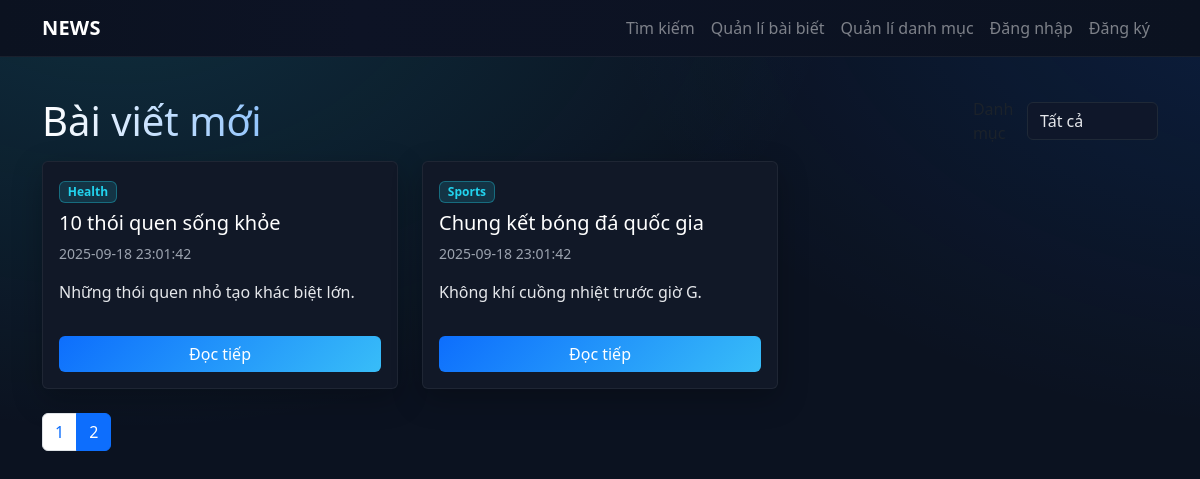
Screenshot of /?cat=0&page=2 with the database file from the repository.
### tables this page shows
CREATE TABLE `articles` (
  `article_id` int(11) NOT NULL,
  `user_id` int(11) NOT NULL,
  `category_id` int(11) DEFAULT NULL,
  `title` varchar(255) NOT NULL,
  `summary` text DEFAULT NULL,
  `status` enum('draft','published','archived') DEFAULT 'draft',
  `created_at` datetime DEFAULT current_timestamp(),
  `updated_at` datetime DEFAULT current_timestamp() ON UPDATE current_timestamp()
);

CREATE TABLE `categories` (
  `category_id` int(11) NOT NULL,
  `category_name` varchar(100) NOT NULL,
  `description` text DEFAULT NULL
);

### app/Core/Controller.php (called while the page is built, shortened)
<?php
class Controller
{
    protected function view(string $template, array $data = []): void
    {
        extract($data);
        $baseUrl = (require __DIR__ . '/../Config/config.php')['app']['base_url'];
        include __DIR__ . '/../Views/layout/header.php';
        include __DIR__ . '/../Views/' . $template . '.php';
        include __DIR__ . '/../Views/layout/footer.php';
    }
}

### app/Controllers/HomeController.php (called while the page is built, shortened)
<?php
class HomeController extends Controller
{
    public function index(): void
    {
        $page = max(1, (int)($_GET['page'] ?? 1));
        $per = 9;
        $catId = isset($_GET['cat']) ? (int)$_GET['cat'] : 0;
        $articleModel = new ArticleModel();
        [$articles, $total] = $articleModel->getPublishedArticles(
            $page,
            $per,
            $catId > 0 ? $catId : null
        );
        $pages = (int)ceil($total / $per);
        $categoryModel = new CategoryModel();
        $categories = $categoryModel->listAll();
        $this->view('home/index', [
            'articles' => $articles,
            'page' => $page,
            'pages' => $pages,
            'categories' => $categories,
            'selectedCat' => $catId,
        ]);
    }
}

### public/index.php (called while the page is built, shortened)
<?php
require_once __DIR__ . '/../app/Core/Router.php';
require_once __DIR__ . '/../app/Core/Controller.php';
require_once __DIR__ . '/../app/Core/Database.php';
require_once __DIR__ . '/../app/Queries/ArticleQueries.php';
require_once __DIR__ . '/../app/Models/BaseModel.php';
require_once __DIR__ . '/../app/Models/ArticleModel.php';
require_once __DIR__ . '/../app/Controllers/HomeController.php';
$router = new Router();
$router->get('/', [App\Controllers\HomeController::class, 'index']);
$router->get('/article/(\\d+)', [App\Controllers\ArticleController::class, 'show']);
$router->get('/category/(\\d+)', [App\Controllers\ArticleController::class, 'category']);
$router->get('/search', [App\Controllers\SearchController::class, 'index']);
$router->get('/user/(\\d+)', [App\Controllers\ProfileController::class, 'show']);
$router->get('/auth/login', [App\Controllers\AuthController::class, 'login']);
$router->post('/auth/login', [App\Controllers\AuthController::class, 'handleLogin']);
$router->get('/auth/register', [App\Controllers\AuthController::class, 'register']);
$router->post('/auth/register', [App\Controllers\AuthController::class, 'handleRegister']);
$router->post('/auth/logout', [App\Controllers\AuthController::class, 'logout']);
$router->get('/admin/categories', [App\Controllers\AdminController::class, 'listCategories']);
$router->get('/admin/categories/create', [App\Controllers\AdminController::class, 'createCategory']);
$router->post('/admin/categories/store', [App\Controllers\AdminController::class, 'storeCategory']);
$router->get('/admin/categories/(\\d+)/edit', [App\Controllers\AdminController::class, 'editCategory']);
$router->post('/admin/categories/(\\d+)/update', [App\Controllers\AdminController::class, 'updateCategory']);
$router->post('/admin/categories/(\\d+)/delete', [App\Controllers\AdminController::class, 'deleteCategory']);
$router->get('/admin/articles', [App\Controllers\AdminController::class, 'listArticles']);
$router->get('/admin/articles/create', [App\Controllers\AdminController::class, 'createArticle']);
$router->post('/admin/articles/store', [App\Controllers\AdminController::class, 'storeArticle']);
$router->get('/admin/articles/(\\d+)/edit', [App\Controllers\AdminController::class, 'editArticle']);
$router->post('/admin/articles/(\\d+)/update', [App\Controllers\AdminController::class, 'updateArticle']);
$router->post('/admin/articles/(\\d+)/delete', [App\Controllers\AdminController::class, 'deleteArticle']);
$router->post('/admin/articles/(\\d+)/publish', [App\Controllers\AdminController::class, 'publishArticle']);
$router->get('/api/articles', [App\Controllers\ApiController::class, 'articles']);
$router->get('/api/article/(\\d+)', [App\Controllers\ApiController::class, 'article']);
$router->get('/api/comments', [App\Controllers\ApiController::class, 'comments']);
$router->post('/api/comments', [App\Controllers\ApiController::class, 'createComment']);
$router->post('/api/toggle-like', [App\Controllers\ApiController::class, 'toggleLike']);
$router->dispatch($_SERVER['REQUEST_METHOD'], $_SERVER['REQUEST_URI']);

### app/Config/config.php (called while the page is built)
<?php
return [
    'db' => [
        'host' => '127.0.0.1',
        'port' => 3306,
        'name' => 'news_portal',
        'user' => 'root',
        'pass' => '',
        'charset' => 'utf8mb4',
    ],
    'app' => [
        'base_url' => '/news_web/public',
        'debug' => true,
    ],
];

### app/Core/Database.php (called while the page is built, shortened)
<?php
class Database
{
    private static ?\PDO $pdo = null;
    public static function getConnection(): \PDO
    {
        if (self::$pdo === null) {
            $config = require __DIR__ . '/../Config/config.php';
            $db = $config['db'];
            $dsn = 'mysql:host=' . $db['host'] . ';port=' . $db['port'] . ';dbname=' . $db['name'] . ';charset=' . $db['charset'];
            $options = [
                \PDO::ATTR_ERRMODE => \PDO::ERRMODE_EXCEPTION,
                \PDO::ATTR_DEFAULT_FETCH_MODE => \PDO::FETCH_ASSOC,
                \PDO::ATTR_EMULATE_PREPARES => false,
            ];
            self::$pdo = new \PDO($dsn, $db['user'], $db['pass'], $options);
        }
        return self::$pdo;
    }
}

### app/Queries/ArticleQueries.php (called while the page is built, shortened)
<?php
class ArticleQueries
{
    public static function getPublishedArticles(): string
    {
        return "SELECT a.article_id, a.title, a.summary, a.created_at, c.category_name,
                (SELECT am.media_url FROM article_media am
                 WHERE am.article_id = a.article_id AND am.media_type = 'image'
                 ORDER BY am.media_id ASC LIMIT 1) as thumb
                FROM articles a
                LEFT JOIN categories c ON a.category_id = c.category_id
                WHERE a.status = 'published'
                ORDER BY a.created_at DESC
                LIMIT :per OFFSET :off";
    }
    public static function countPublishedArticles(): string
    {
        return "SELECT COUNT(*) FROM articles a WHERE a.status = 'published'";
    }
}

### app/Models/BaseModel.php (called while the page is built, shortened)
<?php
abstract class BaseModel
{
    public function __construct()
    {
        $this->pdo = Database::getConnection();
    }
}

### app/Models/ArticleModel.php (called while the page is built, shortened)
<?php
class ArticleModel extends BaseModel
{
    public function getPublishedArticles(int $page, int $perPage, ?int $categoryId = null): array
    {
        $offset = ($page - 1) * $perPage;
        if (!empty($categoryId)) {
            $sql = ArticleQueries::getPublishedArticlesByCategory();
            $stmt = $this->pdo->prepare($sql);
            $stmt->bindValue(':cid', $categoryId, \PDO::PARAM_INT);
            $stmt->bindValue(':per', $perPage, \PDO::PARAM_INT);
            $stmt->bindValue(':off', $offset, \PDO::PARAM_INT);
            $stmt->execute();
            $rows = $stmt->fetchAll();
            $cntSql = ArticleQueries::countPublishedArticlesByCategory();
            $cnt = $this->pdo->prepare($cntSql);
            $cnt->bindValue(':cid', $categoryId, \PDO::PARAM_INT);
            $cnt->execute();
            $total = (int)$cnt->fetchColumn();
        } else {
            $sql = ArticleQueries::getPublishedArticles();
            $stmt = $this->pdo->prepare($sql);
            $stmt->bindValue(':per', $perPage, \PDO::PARAM_INT);
            $stmt->bindValue(':off', $offset, \PDO::PARAM_INT);
            $stmt->execute();
            $rows = $stmt->fetchAll();
            $cntSql = ArticleQueries::countPublishedArticles();
            $cnt = $this->pdo->prepare($cntSql);
            $cnt->execute();
            $total = (int)$cnt->fetchColumn();
        }
        return [$rows, $total];
    }
}

### app/Views/home/index.php (the view, shortened to what this page needs)
<div class="py-3">
    <div class="d-flex flex-wrap align-items-center justify-content-between mb-3">
        <h1 class="display-6 hero-title mb-3 mb-sm-0">Bài viết mới</h1>
        <form method="get" class="d-flex align-items-center" action="">
            <label class="me-2 text-muted">Danh mục</label>
            <select name="cat" class="form-select" onchange="this.form.submit()">
                <option value="0">Tất cả</option>
            </select>
        </form>
    </div>
    <?php if (empty($articles)): ?>
        <div class="alert alert-info">Chưa có bài viết.</div>
    <?php else: ?>
        <div class="row g-4">
            <?php foreach ($articles as $a): ?>
            <div class="col-sm-6 col-lg-4">
                <div class="card h-100">
                    <div class="card-body d-flex flex-column">
                        <div class="mb-2">
                            <span class="badge badge-cat"><?= htmlspecialchars($a['category_name'] ?? '—') ?></span>
                        </div>
                        <h5 class="card-title mb-2"><a href="<?= htmlspecialchars($baseUrl) ?>/article/<?= (int)$a['article_id'] ?>"><?= htmlspecialchars($a['title']) ?></a></h5>
                        <div class="text-muted small mb-3"><?= htmlspecialchars($a['created_at']) ?></div>
                        <p class="card-text flex-grow-1"><?= nl2br(htmlspecialchars($a['summary'] ?? '')) ?></p>
                        <a class="btn btn-primary mt-3" href="<?= htmlspecialchars($baseUrl) ?>/article/<?= (int)$a['article_id'] ?>">Đọc tiếp</a>
                    </div>
                </div>
            </div>
            <?php endforeach; ?>
        </div>
        <?php if (($pages ?? 1) > 1): ?>
        <nav class="mt-4">
            <ul class="pagination">
                <?php for ($p = 1; $p <= $pages; $p++): ?>
                    <li class="page-item <?= ($p == ($page ?? 1)) ? 'active' : '' ?>">
                        <a class="page-link" href="?cat=<?= (int)($selectedCat ?? 0) ?>&page=<?= $p ?>"><?= $p ?></a>
                    </li>
                <?php endfor; ?>
            </ul>
        </nav>
        <?php endif; ?>
    <?php endif; ?>
</div>

### app/Core/Router.php (shortened to what this page needs)
<?php
class Router
{
    private array $routes = [
        'GET' => [],
        'POST' => [],
    ];
    public function get(string $pattern, $handler): void
    {
        $this->routes['GET'][$pattern] = $handler;
    }
    public function post(string $pattern, $handler): void
    {
        $this->routes['POST'][$pattern] = $handler;
    }
    public function dispatch(string $method, string $uri): void
    {
        $path = parse_url($uri, PHP_URL_PATH);
        $base = (require __DIR__ . '/../Config/config.php')['app']['base_url'];
        foreach ($this->routes[$method] as $pattern => $handler) {
            $regex = '#^' . $pattern . '$#';
            if (preg_match($regex, $path, $matches)) {
                array_shift($matches);
                if (is_array($handler)) {
                    [$class, $methodName] = $handler;
                    $controller = new $class();
                    call_user_func_array([$controller, $methodName], $matches);
                    return;
                } else {
                    call_user_func_array($handler, $matches);
                    return;
                }
            }
        }
    }
}

### public/assets/css/style.css (style rules this page uses)
:root { --brand:#0d6efd; --bg:#0b1220; --card:#111827; --text:#e5e7eb; --muted:#9ca3af; --accent:#22d3ee; }
body { background: radial-gradient(1200px 800px at 10% -10%, rgba(34,211,238,.15), transparent 60%), radial-gradient(1200px 800px at 110% -10%, rgba(13,110,253,.15), transparent 60%), #0b1220; color: var(--text); }
.card { background: var(--card); border: 1px solid rgba(255,255,255,.06); box-shadow: 0 10px 30px rgba(0,0,0,.25); color: var(--text); }
.card .text-muted { color: var(--muted) !important }
.card-title a { color:#fff; text-decoration:none }
.badge-cat { background: rgba(34,211,238,.15); color: var(--accent); border:1px solid rgba(34,211,238,.35) }
.form-control, .form-select { background:#0f172a; color:#e5e7eb; border-color:#1f2937 }
.btn-primary { background: linear-gradient(135deg, var(--brand), #38bdf8); border:0 }
.hero-title { background: linear-gradient(90deg,#fff, #93c5fd); -webkit-background-clip:text; background-clip:text; color:transparent }

### rows the page displays
articles: category.category_name "Health", title "10 thói quen sống khỏe", created_at "2025-09-18 23:01:42", summary "Những thói quen nhỏ tạo khác biệt lớn."
articles: category.category_name "Sports", title "Chung kết bóng đá quốc gia", created_at "2025-09-18 23:01:42", summary "Không khí cuồng nhiệt trước giờ G."
